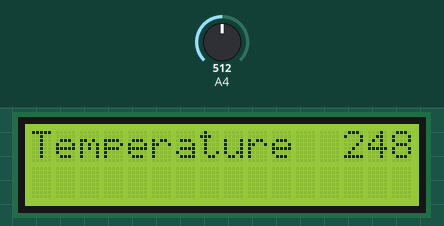
Simulated run of this sketch. Board: Arduino Uno, built with avr-gcc and run on an emulated ATmega328P. On the bench: 16×2 character LCD. The test bench sets the inputs (shaded band); at power-on: A4 = 512.

Above: at 1.2 s.
1.3 s: A4 set to 716
At 1.6 s:
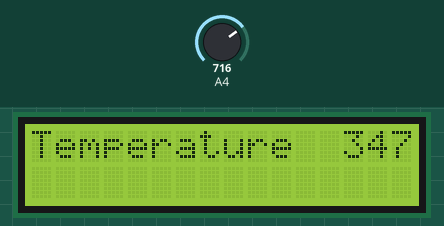
2.8 s: A4 set to 900
At 4.0 s:
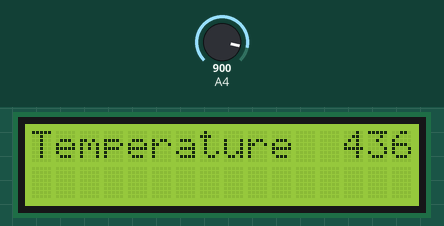
4.3 s: A4 set to 1023
At 5.1 s:
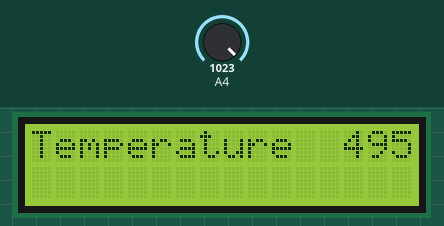
Timing chart, 0 to 7.3 s (numbered marks = the images above; inputs shaded):
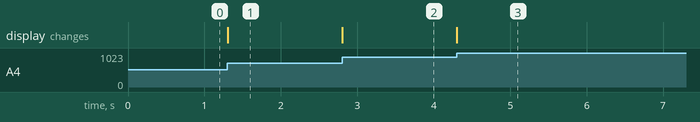

Measured:
- after the input at 1.3 s, the display: changes at once (image 1)
- after the input at 2.8 s, the display: changes at once (image 2)
- after the input at 4.3 s, the display: changes at once (image 3)

The sketch:

temp-sensor.ino
```cpp
#include<LiquidCrystal.h>
LiquidCrystal lcd(13,12,11,10,9,8);
void setup() {
 pinMode(A4,INPUT);
 lcd.begin(16,2);
}

void loop() {
  int temp = analogRead(A4);
  temp = temp*0.4848;
  lcd.setCursor(0,0);
  lcd.print("Temperature");
  lcd.setCursor(13,0);
  lcd.print(temp);

}
```
